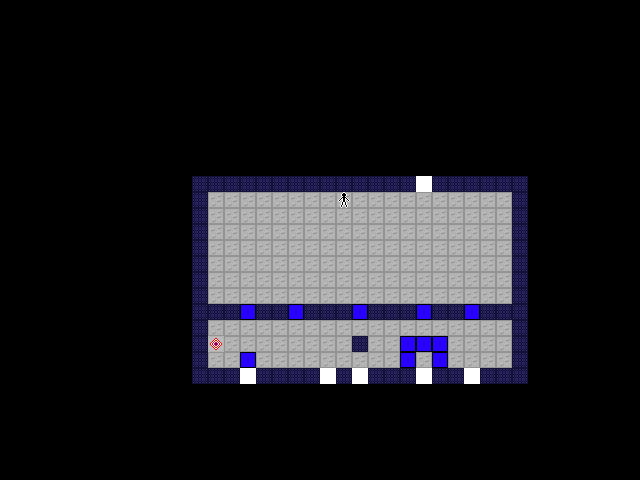

A 2D game scene composited from a Tiled map and its tileset images. What follows is a short description and the map's XML, with each tile layer's data collapsed to a summary:
An orthogonal 40x30 tile map with 16x16 px tiles, 5 tile layers (tiles, pieces, pieces2, pieces3, ...).

<map version="1.10" tiledversion="1.11.0" orientation="orthogonal" renderorder="right-down" width="40" height="30" tilewidth="16" tileheight="16" infinite="0" nextlayerid="8" nextobjectid="6">
 <tileset firstgid="1" name="tiles" tilewidth="16" tileheight="16" tilecount="81" columns="9">
  <image source="tiles.png" width="144" height="144" />
 </tileset>
 <layer id="1" name="tiles" width="40" height="30">
  <data>[1200 cells, 273 non-empty, 5 distinct tile ids]</data>
 </layer>
 <layer id="2" name="pieces" width="40" height="30">
  <data>[1200 cells, 0 non-empty, 0 distinct tile ids]</data>
 </layer>
 <layer id="6" name="pieces2" width="40" height="30">
  <data>[1200 cells, 0 non-empty, 0 distinct tile ids]</data>
 </layer>
 <layer id="7" name="pieces3" width="40" height="30">
  <data>[1200 cells, 0 non-empty, 0 distinct tile ids]</data>
 </layer>
 <layer id="3" name="actors" width="40" height="30">
  <data>[1200 cells, 1 non-empty, 1 distinct tile ids]</data>
 </layer>
 <objectgroup id="5" name="connectors" />
</map>
